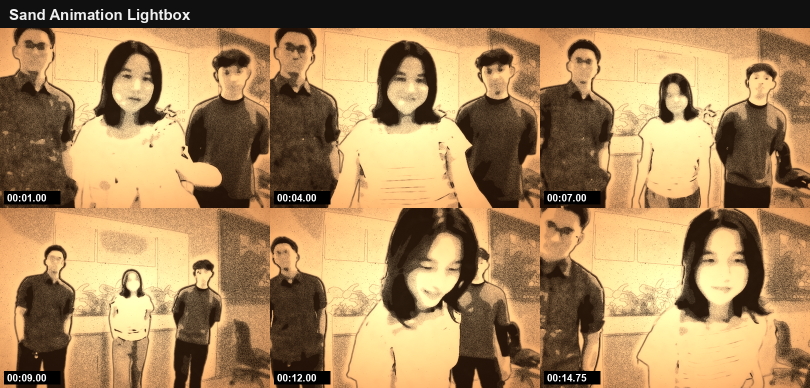
#> input picture styles/76-sand-animation-lightbox/example.png, 1620 x 776 px, given in place of frame_013.png, which was not available (shown at 1/2 size)
$ python render.py example.png example.png example.png   (older library calls are emulated)
#> lines starting #> are read from the running program, lines starting #| are printed output that depends on the picture; after the words box and inside, x2 and y2 are one past the last pixel; in counts of white or black regions, pixels touching at a corner belong together; pictures that were not available may be replaced by others from this repository, and a replacement may not be noted
"""Sand Animation Lightbox — local approximation of the frame-by-frame restyle.

usage: python -I render.py <frames_dir> <masks_dir> <out_dir> [all | 13 49 85 ...]

Every frame becomes a sand drawing on a glowing light table, filmed from above:
  * the frame is simplified to a few tones; dark areas = thick sand (light blocked),
    light areas = bare glass (light shines through); the room is drawn sparser and
    softer than the people, with a cleared ring of glass around the figures;
  * sand coverage is stochastic: a grain field turns mid-tones into scattered
    grains, plus loose single grains on the bare glass;
  * contours are "drawn with a fingertip": bright scraped lines through thick sand,
    thin trickled sand lines across bare glass (eyes, brows, mouth, glasses, outlines);
  * the light table glows warm amber, hotter in the middle, falling to orange at
    the edges; light bleeds (bloom) around bare glass and grain edges;
  * the sand around the people is re-poured every frame (grain boil), the sand
    of the room stays put, like a live sand artist redrawing only the figures.
"""
import sys
from pathlib import Path

import cv2
import numpy as np

cv2.setNumThreads(2)
W, H = 1620, 1080
GY, GX = np.mgrid[0:H, 0:W].astype(np.float32)


def grain_field(rng):
    g = cv2.GaussianBlur(rng.standard_normal((H, W)).astype(np.float32), (0, 0), 0.95)
    g /= g.std()
    return 0.5 + 0.5 * np.tanh(g * 0.9)            # ~uniform 0..1, grain-sized blobs


STATIC = grain_field(np.random.default_rng(11))
COARSE = cv2.resize(cv2.GaussianBlur(np.random.default_rng(12).standard_normal((H // 8, W // 8)).astype(np.float32), (0, 0), 1.5), (W, H))


def density(rgb):
    g = cv2.cvtColor(rgb, cv2.COLOR_RGB2GRAY)
    s = cv2.resize(g, (W // 2, H // 2), interpolation=cv2.INTER_AREA)
    for _ in range(3):
        s = cv2.bilateralFilter(s, 9, 30, 6)
    s = cv2.resize(s, (W, H), interpolation=cv2.INTER_LINEAR).astype(np.float32)
    lo, hi = np.percentile(s, 3), np.percentile(s, 97)
    d = 1 - np.clip((s - lo) / (hi - lo), 0, 1)
    return d, s


def render(rgb, m, frame_no):
    rng = np.random.default_rng(frame_no * 977)
    d, s = density(rgb)
    # a few hand-made tone steps (an artist spreads thin / medium / thick sand)
    q = np.round(d * 4) / 4
    d = 0.55 * q + 0.45 * d
    d = cv2.GaussianBlur(d, (0, 0), 2.0)

    ms = cv2.GaussianBlur(m, (0, 0), 3)
    halo = cv2.GaussianBlur(cv2.dilate(m, np.ones((41, 41), np.uint8)), (0, 0), 14)
    # people: own tonal stretch (faces = thin sand, hair / dark clothes = thick); room: sparser,
    # softer, cleared around the figures
    inside = m > 0.5
    if inside.sum() > 500:
        lo, hi = np.percentile(s[inside], 4), np.percentile(s[inside], 96)
        dp = 1 - np.clip((s - lo) / max(hi - lo, 1), 0, 1)
    else:
        dp = d
    dp = np.round(dp * 4) / 4 * 0.5 + dp * 0.5
    dp = cv2.GaussianBlur(dp, (0, 0), 1.6) ** 1.7
    db = cv2.GaussianBlur(d, (0, 0), 5) * 0.62 * (1 - 0.75 * np.clip(halo - ms, 0, 1))
    D = dp * ms + db * (1 - ms)

    # grain field: the room's sand stays put, the sand of the figures is re-poured each frame
    live = grain_field(rng)
    zone = cv2.GaussianBlur(cv2.dilate(m, np.ones((25, 25), np.uint8)), (0, 0), 6)
    G = STATIC * (1 - zone) + (0.35 * STATIC + 0.65 * live) * zone
    # sand is either poured (dark) or swept away (glass); grains show where it thins out
    c0 = np.clip((D - 0.08) / 0.75, 0, 1)
    c0 = c0 * c0 * (3 - 2 * c0)
    cover = np.clip(c0 + (G - 0.5) * 0.55 * 4 * c0 * (1 - c0) + 0.04 * COARSE, 0, 1)
    # loose single grains on the bare glass
    loose = ((G > 0.985) & (D < 0.35)).astype(np.float32)
    cover = np.maximum(cover, cv2.GaussianBlur(loose, (0, 0), 0.6) * 0.8)

    # fingertip lines: scraped bright through thick sand, trickled dark across bare glass
    sh = cv2.resize(s, (W // 2, H // 2), interpolation=cv2.INTER_AREA).astype(np.uint8)
    edges = cv2.Canny(sh, 22, 60)
    edges = cv2.resize(edges, (W, H), interpolation=cv2.INTER_NEAREST).astype(np.float32) / 255
    dog = cv2.GaussianBlur(s, (0, 0), 4) - cv2.GaussianBlur(s, (0, 0), 1.2)
    feat = np.clip((dog - 3) / 7, 0, 1) * ms
    sil = cv2.GaussianBlur(np.abs(cv2.Laplacian(cv2.GaussianBlur(m, (0, 0), 1.5), cv2.CV_32F)) * 8, (0, 0), 0.8).clip(0, 1)
    lines = cv2.GaussianBlur(edges * 0.45 * (1 - ms), (0, 0), 1.3)
    lines = np.clip(lines * 1.6, 0, 1) * (0.75 + 0.25 * (G > 0.3))   # grainy line edges
    thick = np.clip((cover - 0.45) / 0.3, 0, 1)
    cover = cover * (1 - lines * thick * 0.85) + lines * (1 - thick) * 0.75
    # the figures' features and outlines are trickled in dark sand
    dark = cv2.GaussianBlur(np.maximum(feat, sil * 0.8), (0, 0), 1.2)
    dark = np.clip(dark * 1.7, 0, 1) * (0.8 + 0.2 * (G > 0.3))
    cover = np.maximum(cover, dark * 0.92)

    # light table: warm amber, hottest in the middle, orange towards the frame edge
    r = np.sqrt(((GX - W * 0.5) / (W * 0.62)) ** 2 + ((GY - H * 0.47) / (H * 0.62)) ** 2)
    hot = np.clip(1 - r * 0.55, 0, 1)[..., None]
    light = np.float32([255, 236, 190]) * hot + np.float32([214, 128, 52]) * (1 - hot)
    flick = 1 + 0.012 * np.sin(frame_no * 1.7)
    T = np.clip(1 - cover, 0, 1)[..., None]
    sand = light * np.float32([0.16, 0.11, 0.07])   # thick sand: deep brown, a little warm light through
    col = light * T * flick + sand * (1 - T)
    # light bleeds around bare glass and grain edges
    bloom = cv2.GaussianBlur(np.clip(col - 150, 0, None), (0, 0), 9)
    col += bloom * 0.45 * np.float32([1.0, 0.85, 0.6])
    vig = 1 - 0.35 * np.clip(r - 0.55, 0, None) ** 1.5
    col *= vig[..., None]
    col += rng.normal(0, 2.0, (H, W, 1)).astype(np.float32)
    return np.clip(col, 0, 255).astype(np.uint8)


def main():
    frames, masks, out = Path(sys.argv[1]), Path(sys.argv[2]), Path(sys.argv[3])
    out.mkdir(parents=True, exist_ok=True)
    args = sys.argv[4:] or ["13", "49", "85", "109", "145", "178"]
    nums = range(1, 180) if args == ["all"] else [int(a) for a in args]
    for n in nums:
        rgb = cv2.cvtColor(cv2.imread(str(frames / f"frame_{n:03d}.png")), cv2.COLOR_BGR2RGB)
        m = cv2.imread(str(masks / f"frame_{n:03d}.png"), 0).astype(np.float32) / 255
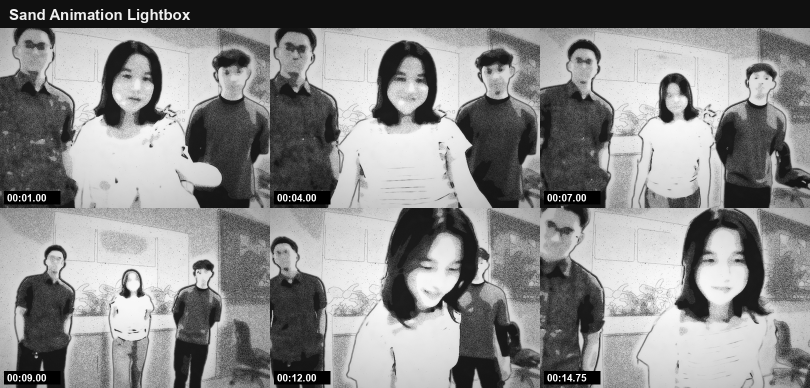
#> m: shape (776, 1620) float32 (shown at 1/2 size); min 0, max 1, mean 0.538
        res = render(rgb, m, n)
#> in density, `s = cv2.resize(g, (W // 2, H // 2), interpolation=cv2.INTER_AREA)`:
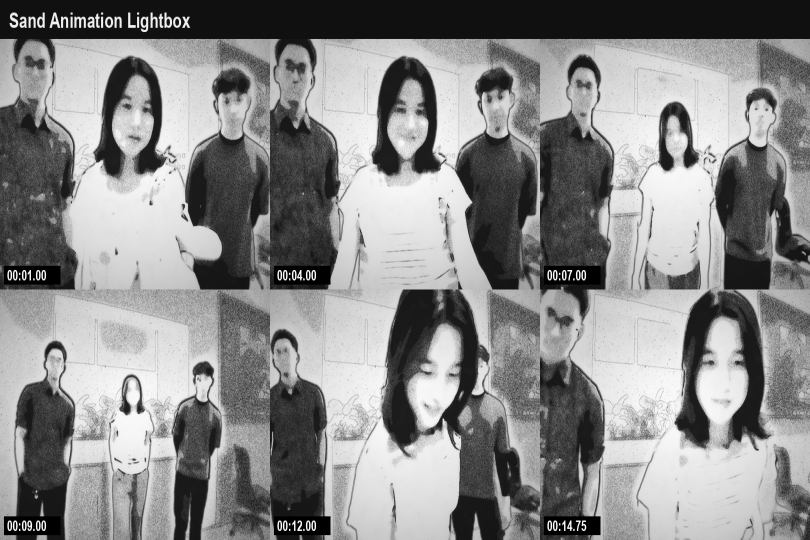
#> s: shape (540, 810); min 0, max 255, mean 137.8
#> in density, `lo, hi = np.percentile(s, 3), np.percentile(s, 97)`: lo = 16; hi = 237
#> in density, `d = 1 - np.clip((s - lo) / (hi - lo), 0, 1)`:
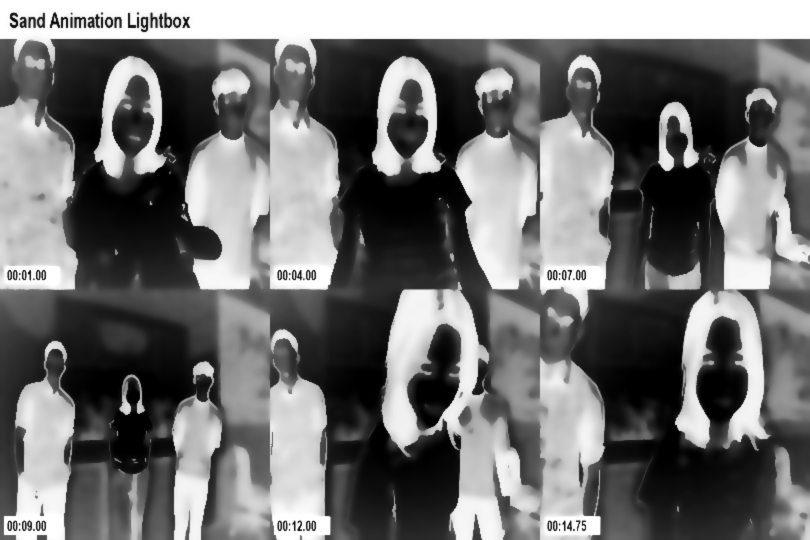
#> d: shape (1080, 1620) float32 (shown at 1/2 size); min 0, max 1, mean 0.449
#> in render, `q = np.round(d * 4) / 4`:
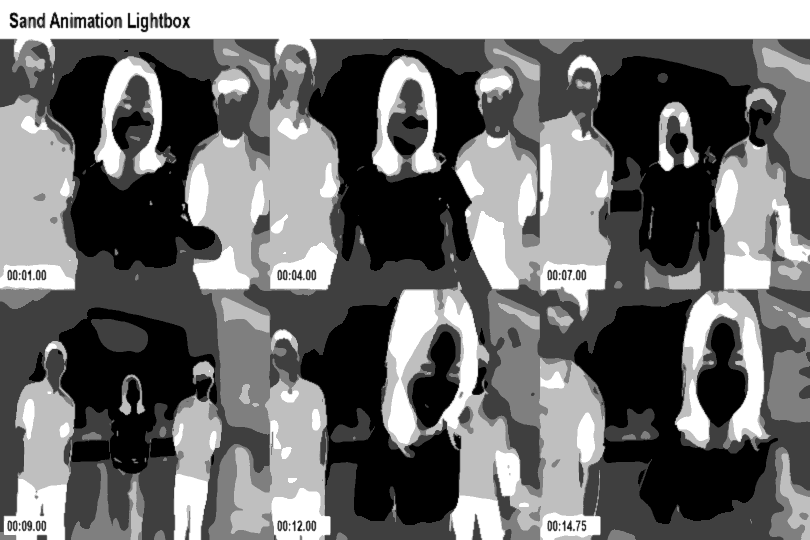
#> q: shape (1080, 1620) float32 (shown at 1/2 size); min 0, max 1, mean 0.439
#> in render, `ms = cv2.GaussianBlur(m, (0, 0), 3)`:
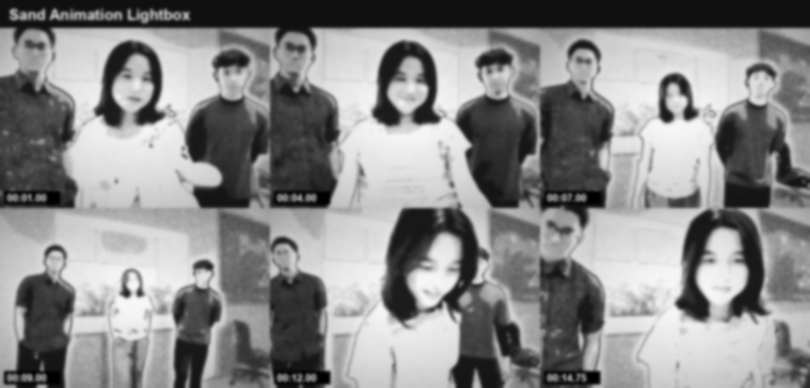
#> ms: shape (776, 1620) float32 (shown at 1/2 size); min 0, max 0.97, mean 0.538
#> in render, `halo = cv2.GaussianBlur(cv2.dilate(m, np.ones((41, 41), np.uint8)), (0..`:
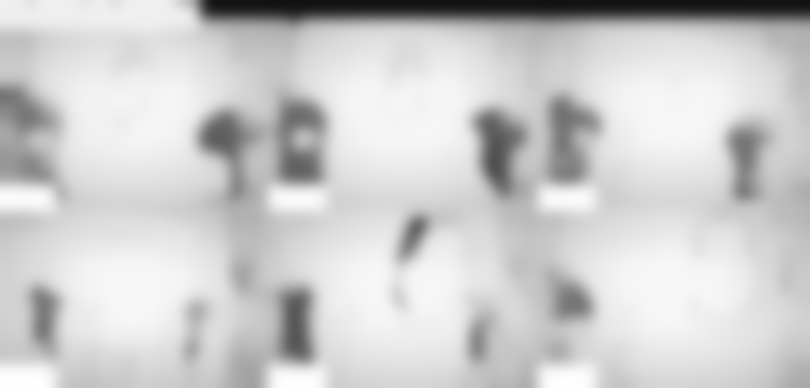
#> halo: shape (776, 1620) float32 (shown at 1/2 size); min 0.0668, max 1, mean 0.805
#> in render, `inside = m > 0.5`:
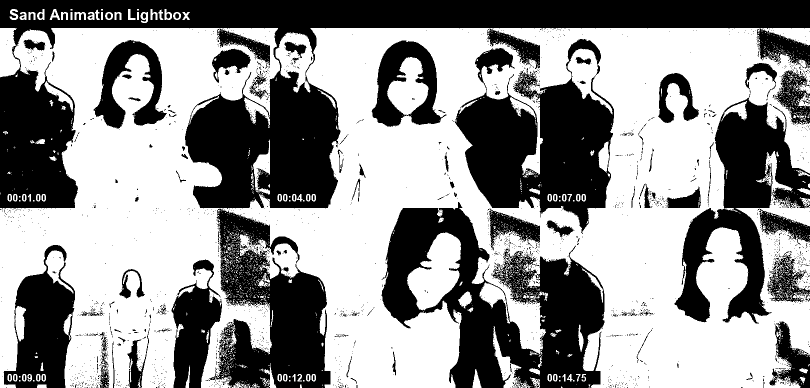
#> inside: shape (776, 1620) bool (shown at 1/2 size); 57.6% white; 2233 black regions (2107 under 20 px), largest, box (x1, y1, x2, y2) and area: (0, 0, 1620, 419) 184008, (763, 404, 1209, 776) 76898, (910, 78, 1228, 468) 64545
        cv2.imwrite(str(out / f"frame_{n:03d}.png"), cv2.cvtColor(res, cv2.COLOR_RGB2BGR))
        print(n, flush=True)


if __name__ == "__main__":
#> (the run stopped early here; a loop or call above may not have finished)
